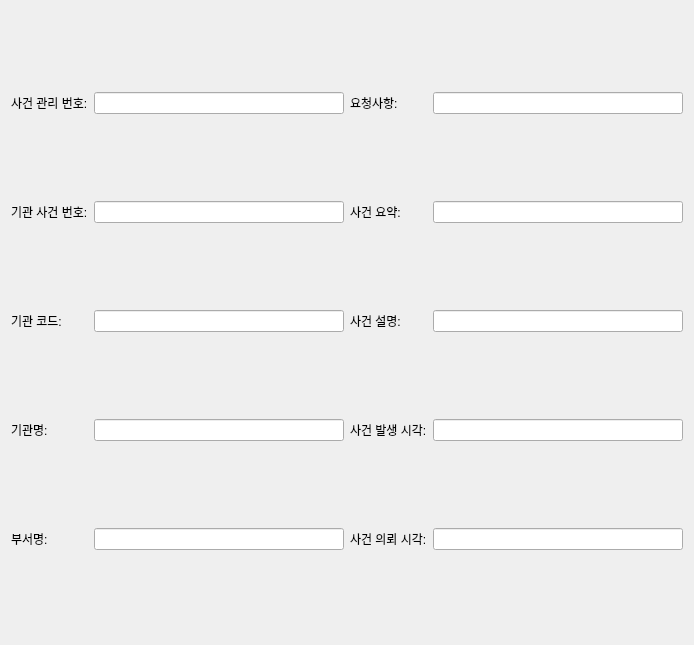
          <widget class="QWidget" name="scrollAreaWidgetContents">
           <property name="geometry">
            <rect>
             <x>0</x>
             <y>0</y>
             <width>694</width>
             <height>645</height>
            </rect>
           </property>
           <layout class="QGridLayout" name="gridLayout_2">
            <item row="1" column="2">
             <widget class="QLabel" name="case_summary__label">
              <property name="text">
               <string>사건 요약:</string>
              </property>
             </widget>
            </item>
            <item row="0" column="0">
             <widget class="QLabel" name="case_management_id__label">
              <property name="text">
               <string>사건 관리 번호:</string>
              </property>
             </widget>
            </item>
            <item row="0" column="1">
             <widget class="QLineEdit" name="case_management_id__lineEdit"/>
            </item>
            <item row="0" column="3">
             <widget class="QLineEdit" name="contents_of_request__lineEdit"/>
            </item>
            <item row="1" column="0">
             <widget class="QLabel" name="agency_case_no__label">
              <property name="text">
               <string>기관 사건 번호:</string>
              </property>
             </widget>
            </item>
            <item row="0" column="2">
             <widget class="QLabel" name="contents_of_request__label">
              <property name="text">
               <string>요청사항:</string>
              </property>
             </widget>
            </item>
            <item row="2" column="1">
             <widget class="QLineEdit" name="agency_organization_code__lineEdit"/>
            </item>
            <item row="4" column="1">
             <widget class="QLineEdit" name="agency_organization_party_name__lineEdit"/>
            </item>
            <item row="4" column="2">
             <widget class="QLabel" name="ordering_datetime__label">
              <property name="text">
               <string>사건 의뢰 시각:</string>
              </property>
             </widget>
            </item>
            <item row="1" column="1">
             <widget class="QLineEdit" name="agency_case_no__lineEdit"/>
            </item>
            <item row="3" column="2">
             <widget class="QLabel" name="case_datetime__label">
              <property name="text">
               <string>사건 발생 시각:</string>
              </property>
             </widget>
            </item>
            <item row="3" column="1">
             <widget class="QLineEdit" name="agency_organization_name__lineEdit"/>
            </item>
            <item row="4" column="0">
             <widget class="QLabel" name="agency_organization_party_name__label">
              <property name="text">
               <string>부서명:</string>
              </property>
             </widget>
            </item>
            <item row="2" column="0">
             <widget class="QLabel" name="agency_organization_code__label">
              <property name="text">
               <string>기관 코드:</string>
              </property>
             </widget>
            </item>
            <item row="2" column="2">
             <widget class="QLabel" name="case_description__label">
              <property name="text">
               <string>사건 설명:</string>
              </property>
             </widget>
            </item>
            <item row="3" column="0">
             <widget class="QLabel" name="agency_organization_name__labe">
              <property name="text">
               <string>기관명:</string>
              </property>
             </widget>
            </item>
            <item row="1" column="3">
             <widget class="QLineEdit" name="case_summary__lineEdit"/>
            </item>
            <item row="3" column="3">
             <widget class="QLineEdit" name="case_datetime__lineEdit"/>
            </item>
            <item row="4" column="3">
             <widget class="QLineEdit" name="ordering_datetime__lineEdit"/>
            </item>
            <item row="2" column="3">
             <widget class="QLineEdit" name="case_description__lineEdit"/>
            </item>
           </layout>
          </widget>
